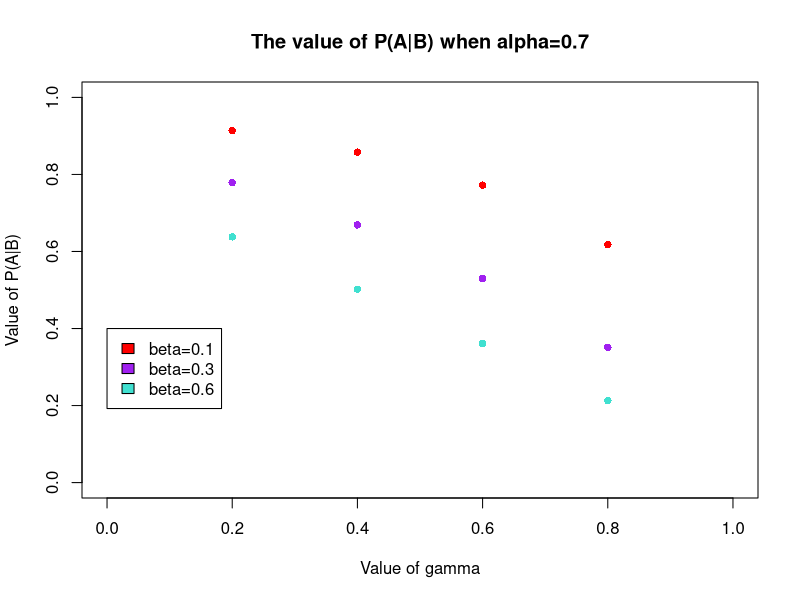

Recreate this plot in R.

gamma1<- c(0.2, 0.4, 0.6, 0.8)
pab1<- c(0.914, 0.858, 0.772, 0.618)
gamma2<- c(0.2, 0.4, 0.6, 0.8)
pab2<- c(0.779, 0.669, 0.53, 0.351)
gamma3<- c(0.2, 0.4, 0.6, 0.8)
pab3<- c(0.638, 0.502, 0.361, 0.213)


plot(gamma1, pab1, pch=16, 
     xlim=c(0,1), ylim=c(0,1),
     xlab="Value of gamma", ylab="Value of P(A|B)", col='red')
points(gamma2, pab2, pch=16, col='purple')
points(gamma3, pab3, pch=16, col='turquoise')
title("The value of P(A|B) when alpha=0.7")
legend(0.0, 0.4, c("beta=0.1","beta=0.3","beta=0.6"), c('red', 'purple', 'turquoise'))
